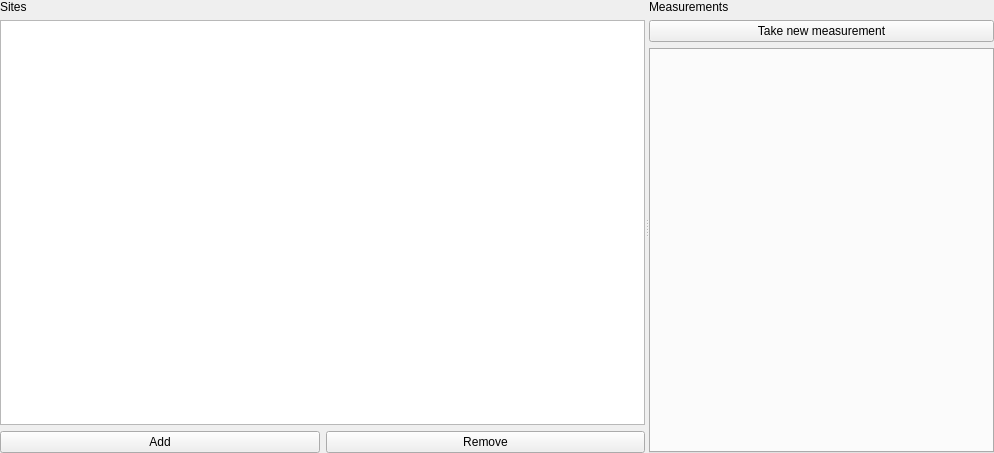
<?xml version="1.0" encoding="UTF-8"?>
<ui version="4.0">
 <class>URCScience</class>
 <widget class="QSplitter" name="URCScience">
  <property name="geometry">
   <rect>
    <x>0</x>
    <y>0</y>
    <width>994</width>
    <height>453</height>
   </rect>
  </property>
  <property name="windowTitle">
   <string>Form</string>
  </property>
  <property name="orientation">
   <enum>Qt::Horizontal</enum>
  </property>
  <widget class="QWidget" name="layoutWidget">
   <layout class="QVBoxLayout" name="verticalLayout">
    <item>
     <widget class="QLabel" name="label">
      <property name="text">
       <string>Sites</string>
      </property>
     </widget>
    </item>
    <item>
     <widget class="QListView" name="listView">
      <property name="sizePolicy">
       <sizepolicy hsizetype="Minimum" vsizetype="Minimum">
        <horstretch>0</horstretch>
        <verstretch>9</verstretch>
       </sizepolicy>
      </property>
     </widget>
    </item>
    <item>
     <layout class="QHBoxLayout" name="horizontalLayout">
      <property name="sizeConstraint">
       <enum>QLayout::SetMinimumSize</enum>
      </property>
      <item>
       <widget class="QPushButton" name="pushButton">
        <property name="text">
         <string>Add</string>
        </property>
       </widget>
      </item>
      <item>
       <widget class="QPushButton" name="pushButton_2">
        <property name="text">
         <string>Remove</string>
        </property>
       </widget>
      </item>
     </layout>
    </item>
   </layout>
  </widget>
  <widget class="QWidget" name="layoutWidget">
   <layout class="QVBoxLayout" name="verticalLayout_2">
    <item>
     <widget class="QLabel" name="label_2">
      <property name="text">
       <string>Measurements</string>
      </property>
     </widget>
    </item>
    <item>
     <widget class="QPushButton" name="pushButton_3">
      <property name="text">
       <string>Take new measurement</string>
      </property>
     </widget>
    </item>
    <item>
     <widget class="QTabWidget" name="tabWidget">
      <property name="sizePolicy">
       <sizepolicy hsizetype="Preferred" vsizetype="Preferred">
        <horstretch>2</horstretch>
        <verstretch>2</verstretch>
       </sizepolicy>
      </property>
      <property name="currentIndex">
       <number>-1</number>
      </property>
      <property name="tabsClosable">
       <bool>false</bool>
      </property>
     </widget>
    </item>
   </layout>
  </widget>
 </widget>
 <resources/>
 <connections>
  <connection>
   <sender>pushButton</sender>
   <signal>clicked()</signal>
   <receiver>URCScience</receiver>
   <slot>addSelected()</slot>
   <hints>
    <hint type="sourcelabel">
     <x>206</x>
     <y>429</y>
    </hint>
    <hint type="destinationlabel">
     <x>879</x>
     <y>35</y>
    </hint>
   </hints>
  </connection>
  <connection>
   <sender>pushButton_2</sender>
   <signal>clicked()</signal>
   <receiver>URCScience</receiver>
   <slot>removeSelected()</slot>
   <hints>
    <hint type="sourcelabel">
     <x>516</x>
     <y>440</y>
    </hint>
    <hint type="destinationlabel">
     <x>1108</x>
     <y>34</y>
    </hint>
   </hints>
  </connection>
  <connection>
   <sender>URCScience</sender>
   <signal>refresh()</signal>
   <receiver>URCScience</receiver>
   <slot>refreshDo()</slot>
   <hints>
    <hint type="sourcelabel">
     <x>496</x>
     <y>226</y>
    </hint>
    <hint type="destinationlabel">
     <x>496</x>
     <y>226</y>
    </hint>
   </hints>
  </connection>
  <connection>
   <sender>pushButton_3</sender>
   <signal>clicked()</signal>
   <receiver>URCScience</receiver>
   <slot>addNewMeasurement()</slot>
   <hints>
    <hint type="sourcelabel">
     <x>731</x>
     <y>46</y>
    </hint>
    <hint type="destinationlabel">
     <x>667</x>
     <y>12</y>
    </hint>
   </hints>
  </connection>
 </connections>
 <slots>
  <signal>refresh()</signal>
  <slot>addSelected()</slot>
  <slot>removeSelected()</slot>
  <slot>refreshDo()</slot>
  <slot>addNewMeasurement()</slot>
 </slots>
</ui>
